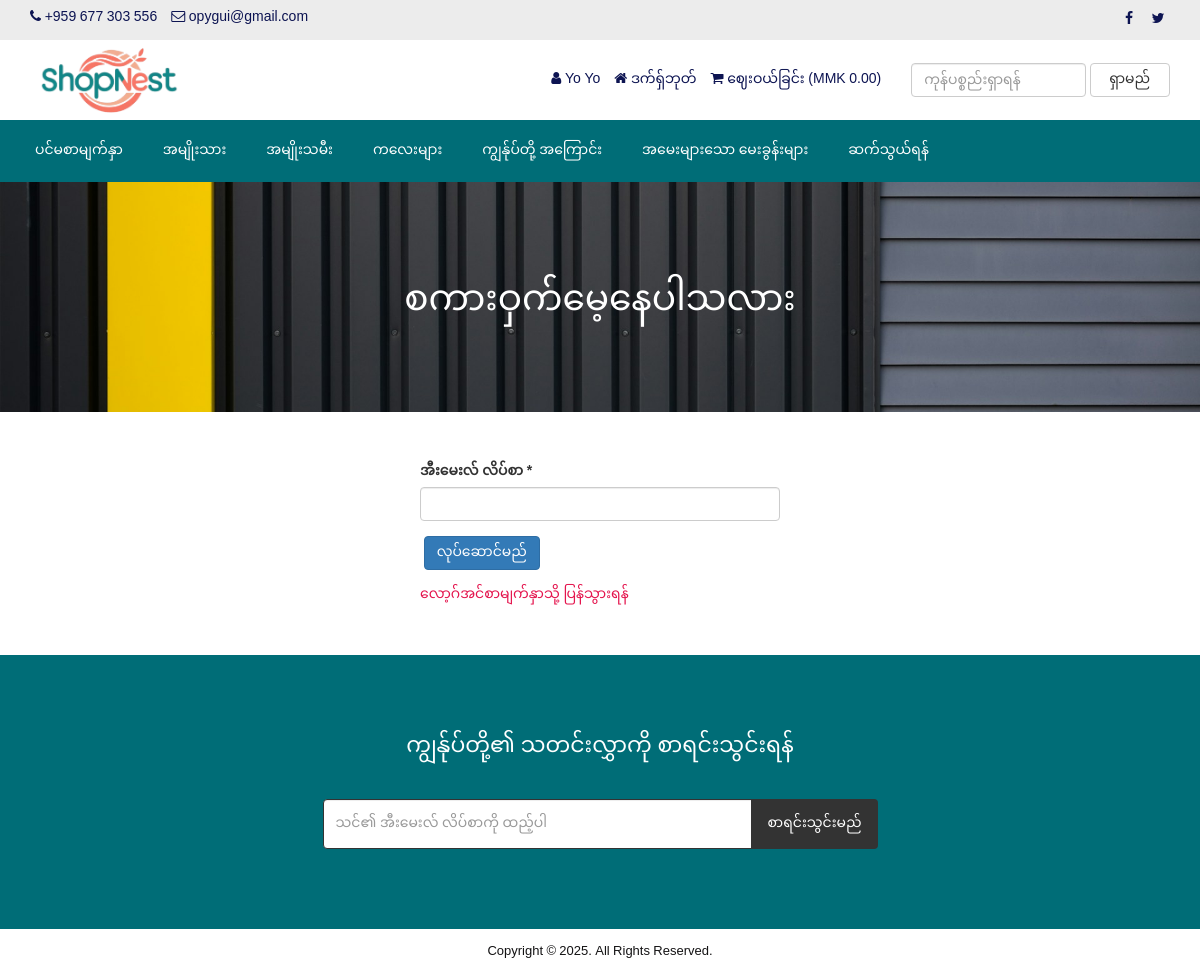
Page /forget-password.php (signed in) on the committed database.
### tables this page shows
CREATE TABLE `tbl_settings` (
  `id` int(11) NOT NULL,
  `logo` text NOT NULL,
  `favicon` text NOT NULL,
  `footer_about` text NOT NULL,
  `footer_copyright` text NOT NULL,
  `contact_address` text NOT NULL,
  `contact_email` text NOT NULL,
  `contact_phone` text NOT NULL,
  `contact_fax` text NOT NULL,
  `contact_map_iframe` text NOT NULL,
  `receive_email` text NOT NULL,
  `receive_email_subject` text NOT NULL,
  `receive_email_thank_you_message` text NOT NULL,
  `forget_password_message` text NOT NULL,
  `total_recent_post_footer` int(10) NOT NULL,
  `total_popular_post_footer` int(10) NOT NULL,
  `total_recent_post_sidebar` int(11) NOT NULL,
  `total_popular_post_sidebar` int(11) NOT NULL,
  `total_featured_product_home` int(11) NOT NULL,
  `total_latest_product_home` int(11) NOT NULL,
  `total_popular_product_home` int(11) NOT NULL,
  `meta_title_home` text NOT NULL,
  `meta_keyword_home` text NOT NULL,
  `meta_description_home` text NOT NULL,
  `banner_login` text NOT NULL,
  `banner_registration` text NOT NULL,
  `banner_forget_password` text NOT NULL,
  `banner_reset_password` text NOT NULL,
  `banner_search` text NOT NULL,
  `banner_cart` text NOT NULL,
  `banner_checkout` text NOT NULL,
  `banner_product_category` text NOT NULL,
  `banner_blog` text NOT NULL,
  `cta_title` text NOT NULL,
  `cta_content` text NOT NULL,
  `cta_read_more_text` text NOT NULL,
  `cta_read_more_url` text NOT NULL,
  `cta_photo` text NOT NULL,
  `featured_product_title` text NOT NULL,
  `featured_product_subtitle` text NOT NULL,
  `latest_product_title` text NOT NULL,
  `latest_product_subtitle` text NOT NULL,
  `popular_product_title` text NOT NULL,
  `popular_product_subtitle` text NOT NULL,
  `testimonial_title` text NOT NULL,
  `testimonial_subtitle` text NOT NULL,
  `testimonial_photo` text NOT NULL,
  `blog_title` text NOT NULL,
  `blog_subtitle` text NOT NULL,
  `newsletter_text` text NOT NULL,
  `paypal_email` text NOT NULL,
  `stripe_public_key` text NOT NULL,
  `stripe_secret_key` text NOT NULL,
  `bank_detail` text NOT NULL,
  `before_head` text NOT NULL,
  `after_body` text NOT NULL,
  `before_body` text NOT NULL,
  `home_service_on_off` int(11) NOT NULL,
  `home_welcome_on_off` int(11) NOT NULL,
  `home_featured_product_on_off` int(11) NOT NULL,
  `home_latest_product_on_off` int(11) NOT NULL,
  `home_popular_product_on_off` int(11) NOT NULL,
  `home_testimonial_on_off` int(11) NOT NULL,
  `home_blog_on_off` int(11) NOT NULL,
  `newsletter_on_off` int(11) NOT NULL,
  `ads_above_welcome_on_off` int(1) NOT NULL,
  `ads_above_featured_product_on_off` int(1) NOT NULL,
  `ads_above_latest_product_on_off` int(1) NOT NULL,
  `ads_above_popular_product_on_off` int(1) NOT NULL,
  `ads_above_testimonial_on_off` int(1) NOT NULL,
  `ads_category_sidebar_on_off` int(1) NOT NULL
);

CREATE TABLE `tbl_social` (
  `social_id` int(11) NOT NULL,
  `social_name` varchar(30) NOT NULL,
  `social_url` varchar(255) NOT NULL,
  `social_icon` varchar(30) NOT NULL
);

CREATE TABLE `tbl_top_category` (
  `tcat_id` int(11) NOT NULL,
  `tcat_name` varchar(255) NOT NULL,
  `show_on_menu` int(1) NOT NULL
);

CREATE TABLE `tbl_page` (
  `id` int(11) NOT NULL,
  `about_title` varchar(255) NOT NULL,
  `about_content` text NOT NULL,
  `about_banner` varchar(255) NOT NULL,
  `about_meta_title` varchar(255) NOT NULL,
  `about_meta_keyword` text NOT NULL,
  `about_meta_description` text NOT NULL,
  `faq_title` varchar(255) NOT NULL,
  `faq_banner` varchar(255) NOT NULL,
  `faq_meta_title` varchar(255) NOT NULL,
  `faq_meta_keyword` text NOT NULL,
  `faq_meta_description` text NOT NULL,
  `blog_title` varchar(255) NOT NULL,
  `blog_banner` varchar(255) NOT NULL,
  `blog_meta_title` varchar(255) NOT NULL,
  `blog_meta_keyword` text NOT NULL,
  `blog_meta_description` text NOT NULL,
  `contact_title` varchar(255) NOT NULL,
  `contact_banner` varchar(255) NOT NULL,
  `contact_meta_title` varchar(255) NOT NULL,
  `contact_meta_keyword` text NOT NULL,
  `contact_meta_description` text NOT NULL,
  `pgallery_title` varchar(255) NOT NULL,
  `pgallery_banner` varchar(255) NOT NULL,
  `pgallery_meta_title` varchar(255) NOT NULL,
  `pgallery_meta_keyword` text NOT NULL,
  `pgallery_meta_description` text NOT NULL,
  `vgallery_title` varchar(255) NOT NULL,
  `vgallery_banner` varchar(255) NOT NULL,
  `vgallery_meta_title` varchar(255) NOT NULL,
  `vgallery_meta_keyword` text NOT NULL,
  `vgallery_meta_description` text NOT NULL
);

### forget-password.php (the view, shortened to what this page needs)
<?php require_once('header.php'); ?>
<?php
$statement = $pdo->prepare("SELECT * FROM tbl_settings WHERE id=1");
$statement->execute();
$result = $statement->fetchAll(PDO::FETCH_ASSOC);
foreach ($result as $row) {
    $banner_forget_password = $row['banner_forget_password'];
}
?>
<div class="page-banner" style="background-color:#444;background-image: url(assets/uploads/<?php echo $banner_forget_password; ?>);">
    <div class="inner">
        <h1><?php echo LANG_VALUE_97; ?></h1>
    </div>
</div>
<div class="page">
    <div class="container">
        <div class="row">
            <div class="col-md-12">
                <div class="user-content">
                    <form action="" method="post">
                        <div class="row">
                            <div class="col-md-4"></div>
                            <div class="col-md-4">
                                <div class="form-group">
                                    <label for=""><?php echo LANG_VALUE_94; ?> *</label>
                                    <input type="email" class="form-control" name="cust_email">
                                </div>
                                <div class="form-group">
                                    <input type="submit" class="btn btn-primary" value="<?php echo LANG_VALUE_4; ?>" name="form1">
                                </div>
                                <a href="login.php" style="color:#e4144d;"><?php echo LANG_VALUE_12; ?></a>
                            </div>
                        </div>
                    </form>
                </div>
            </div>
        </div>
    </div>
</div>
<?php require_once('footer.php'); ?>

### header.php (shortened to what this page needs)
<?php
include("admin/inc/config.php");
$statement = $pdo->prepare("SELECT * FROM tbl_settings WHERE id=1");
$statement->execute();
$result = $statement->fetchAll(PDO::FETCH_ASSOC);
foreach ($result as $row)
{
	$logo = $row['logo'];
	$contact_email = $row['contact_email'];
	$contact_phone = $row['contact_phone'];
}
?>
<!DOCTYPE html>
<html lang="en">
<head>
	<link rel="stylesheet" href="assets/css/bootstrap.min.css">
	<link rel="stylesheet" href="assets/css/font-awesome.min.css">
	<link rel="stylesheet" href="assets/css/owl.carousel.min.css">
	<link rel="stylesheet" href="assets/css/owl.theme.default.min.css">
	<link rel="stylesheet" href="assets/css/jquery.bxslider.min.css">
    <link rel="stylesheet" href="assets/css/magnific-popup.css">
    <link rel="stylesheet" href="assets/css/rating.css">
	<link rel="stylesheet" href="assets/css/spacing.css">
	<link rel="stylesheet" href="assets/css/bootstrap-touch-slider.css">
	<link rel="stylesheet" href="assets/css/animate.min.css">
	<link rel="stylesheet" href="assets/css/tree-menu.css">
	<link rel="stylesheet" href="assets/css/select2.min.css">
	<link rel="stylesheet" href="assets/css/main.css">
	<link rel="stylesheet" href="assets/css/responsive.css">
	<?php
	$statement = $pdo->prepare("SELECT * FROM tbl_page WHERE id=1");
	$statement->execute();
	$result = $statement->fetchAll(PDO::FETCH_ASSOC);
		?>
</head>
<body>
<div class="top">
	<div class="container">
		<div class="row">
			<div class="col-md-6 col-sm-6 col-xs-12">
				<div class="left">
					<ul>
						<li><i class="fa fa-phone"></i> <?php echo $contact_phone; ?></li>
						<li><i class="fa fa-envelope-o"></i> <?php echo $contact_email; ?></li>
					</ul>
				</div>
			</div>
			<div class="col-md-6 col-sm-6 col-xs-12">
				<div class="right">
					<ul>
						<?php
						$statement = $pdo->prepare("SELECT * FROM tbl_social");
						$statement->execute();
						$result = $statement->fetchAll(PDO::FETCH_ASSOC);
						foreach ($result as $row) {
							?>
							<?php if($row['social_url'] != ''): ?>
							<li><a href="<?php echo $row['social_url']; ?>"><i class="<?php echo $row['social_icon']; ?>"></i></a></li>
							<?php endif; ?>
							<?php
						}
						?>
					</ul>
				</div>
			</div>
		</div>
	</div>
</div>
<div class="header">
	<div class="container">
		<div class="row inner">
			<div class="col-md-4 logo">
				<a href="index.php"><img src="assets/uploads/<?php echo $logo; ?>" alt="logo image"></a>
			</div>
			<div class="col-md-5 right">
				<ul>
					<?php
					if(isset($_SESSION['customer'])) {
						?>
						<li><i class="fa fa-user"></i> <?php echo LANG_VALUE_13; ?> <?php echo $_SESSION['customer']['cust_name']; ?></li>
						<li><a href="dashboard.php"><i class="fa fa-home"></i> <?php echo LANG_VALUE_89; ?></a></li>
						<?php
					} else {
						?>
						<li><a href="login.php"><i class="fa fa-sign-in"></i> <?php echo LANG_VALUE_9; ?></a></li>
						<li><a href="registration.php"><i class="fa fa-user-plus"></i> <?php echo LANG_VALUE_15; ?></a></li>
						<?php
					}
					?>
					<li><a href="cart.php"><i class="fa fa-shopping-cart"></i> <?php echo LANG_VALUE_19; ?> (<?php echo LANG_VALUE_1; ?><?php
					if(isset($_SESSION['cart_p_id'])) {
						$table_total_price = 0;
						$i=0;
	                    foreach($_SESSION['cart_p_qty'] as $key => $value)
	                    {
	                        $i++;
	                        $arr_cart_p_qty[$i] = $value;
	                    }                    $i=0;
	                    foreach($_SESSION['cart_p_current_price'] as $key => $value)
	                    {
	                        $i++;
	                        $arr_cart_p_current_price[$i] = $value;
	                    }
	                    for($i=1;$i<=count($arr_cart_p_qty);$i++) {
	                    	$row_total_price = $arr_cart_p_current_price[$i]*$arr_cart_p_qty[$i];
	                        $table_total_price = $table_total_price + $row_total_price;
	                    }
						echo $table_total_price;
					} else {
						echo '0.00';
					}
					?>)</a></li>
				</ul>
			</div>
			<div class="col-md-3 search-area">
				<form class="navbar-form navbar-left" role="search" action="search-result.php" method="get">
					<div class="form-group">
						<input type="text" class="form-control search-top" placeholder="<?php echo LANG_VALUE_2; ?>" name="search_text">
					</div>
					<button type="submit" class="btn btn-default"><?php echo LANG_VALUE_3; ?></button>
				</form>
			</div>
		</div>
	</div>
</div>
<div class="nav">
	<div class="container">
		<div class="row">
			<div class="col-md-12 pl_0 pr_0">
				<div class="menu-container">
					<div class="menu">
						<ul>
							<li><a href="index.php">ပင်မစာမျက်နှာ</a></li>
							<?php
							$statement = $pdo->prepare("SELECT * FROM tbl_top_category WHERE show_on_menu=1");
							$statement->execute();
							$result = $statement->fetchAll(PDO::FETCH_ASSOC);
							foreach ($result as $row) {
								?>
								<li><a href="product-category.php?id=<?php echo $row['tcat_id']; ?>&type=top-category"><?php echo $row['tcat_name']; ?></a>
								</li>
								<?php
							}
							?>
							<?php
							$statement = $pdo->prepare("SELECT * FROM tbl_page WHERE id=1");
							$statement->execute();
							$result = $statement->fetchAll(PDO::FETCH_ASSOC);
							foreach ($result as $row) {
								$about_title = $row['about_title'];
								$faq_title = $row['faq_title'];
								$contact_title = $row['contact_title'];
							}
							?>
							<li><a href="about.php"><?php echo $about_title; ?></a></li>
							<li><a href="faq.php"><?php echo $faq_title; ?></a></li>
							<li><a href="contact.php"><?php echo $contact_title; ?></a></li>
						</ul>
					</div>
				</div>
			</div>
		</div>
	</div>
</div>

### footer.php (shortened to what this page needs)
<?php
$statement = $pdo->prepare("SELECT * FROM tbl_settings WHERE id=1");
$statement->execute();
$result = $statement->fetchAll(PDO::FETCH_ASSOC);
foreach ($result as $row)
{
	$footer_copyright = $row['footer_copyright'];
    $newsletter_on_off = $row['newsletter_on_off'];
}
?>
<?php if($newsletter_on_off == 1): ?>
<section class="home-newsletter">
	<div class="container">
		<div class="row">
			<div class="col-md-6 col-md-offset-3">
				<div class="single">
				<form action="" method="post">
					<h2><?php echo LANG_VALUE_93; ?></h2>
					<div class="input-group">
			        	<input type="email" class="form-control" placeholder="<?php echo LANG_VALUE_95; ?>" name="email_subscribe">
			         	<span class="input-group-btn">
			         	<button class="btn btn-theme" type="submit" name="form_subscribe"><?php echo LANG_VALUE_92; ?></button>
			         	</span>
			        </div>
				</div>
			</div>
		</div>
	</div>
</section>
<?php endif; ?>
<div class="footer-bottom">
	<div class="container">
		<div class="row">
			<div class="col-md-12 copyright">
				<?php echo $footer_copyright; ?>
			</div>
		</div>
	</div>
</div>
</body>
</html>

### rows in the picture
tbl_settings: contact_phone "+959 677 303 556", contact_email "opygui@gmail.com", logo (picture), banner_forget_password (picture), footer_copyright "Copyright © 2025. All Rights Reserved."
tbl_top_category: tcat_name "အမျိုးသား"
tbl_top_category: tcat_name "အမျိုးသမီး"
tbl_top_category: tcat_name "ကလေးများ"
tbl_page: about_title "ကျွန်ုပ်တို့ အကြောင်း", faq_title "အမေးများသော မေးခွန်းများ", contact_title "ဆက်သွယ်ရန်"

### other values in the picture
$_SESSION['customer']['cust_name'] "Yo Yo"
LANG_VALUE_89 "ဒက်ရှ်ဘုတ်"
LANG_VALUE_19 "ဈေးဝယ်ခြင်း"
LANG_VALUE_1 "MMK"
LANG_VALUE_3 "ရှာမည်"
LANG_VALUE_97 "စကားဝှက်မေ့နေပါသလား"
LANG_VALUE_94 "အီးမေးလ် လိပ်စာ"
LANG_VALUE_12 "လော့ဂ်အင်စာမျက်နှာသို့ ပြန်သွားရန်"
LANG_VALUE_93 "ကျွန်ုပ်တို့၏ သတင်းလွှာကို စာရင်းသွင်းရန်"
LANG_VALUE_92 "စာရင်းသွင်းမည်"
